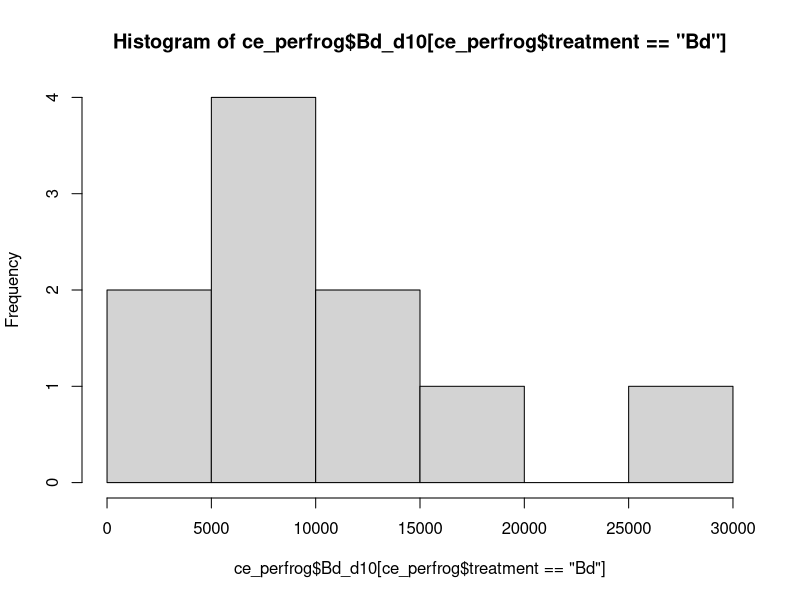
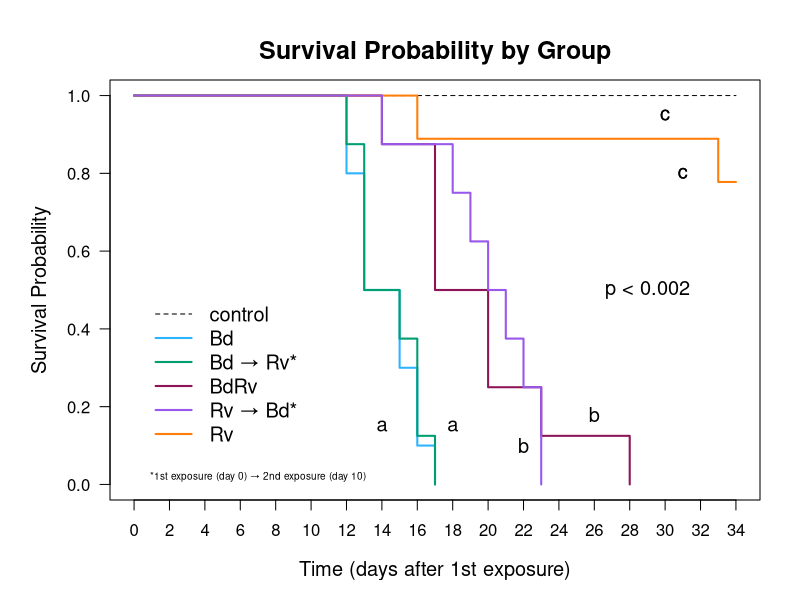
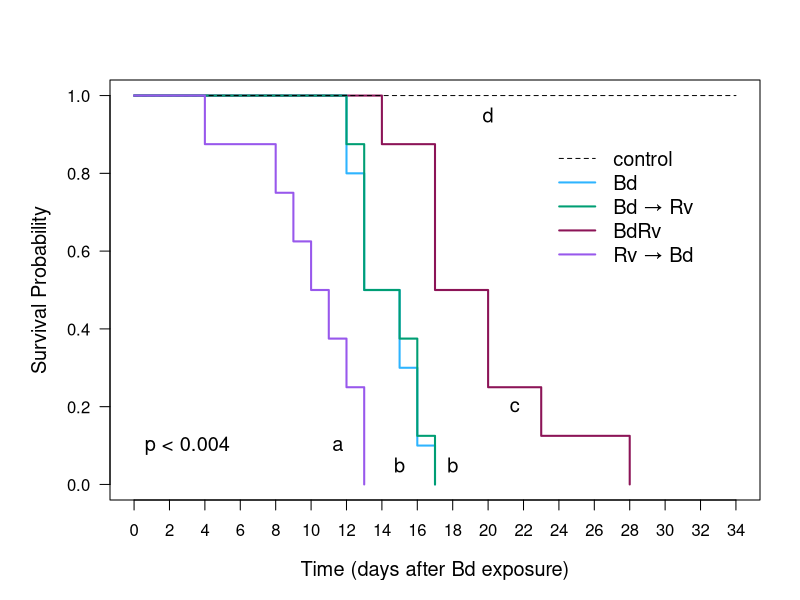
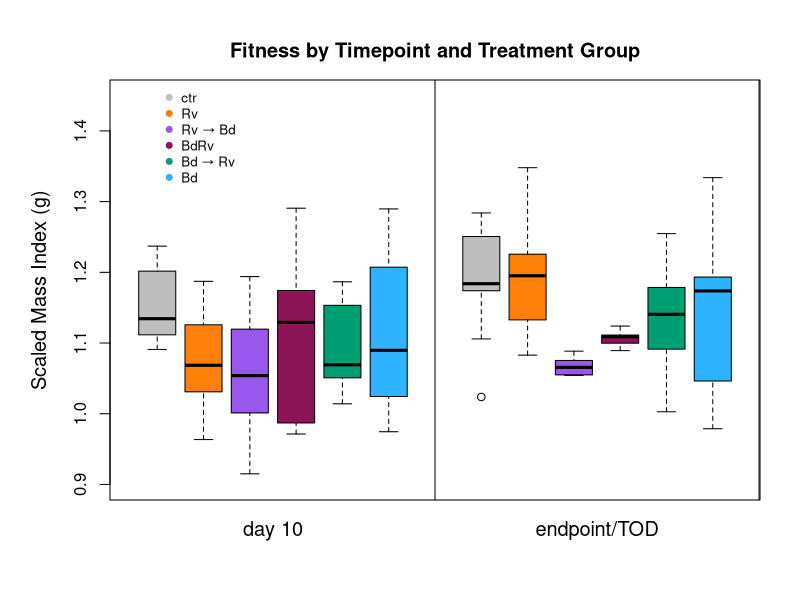
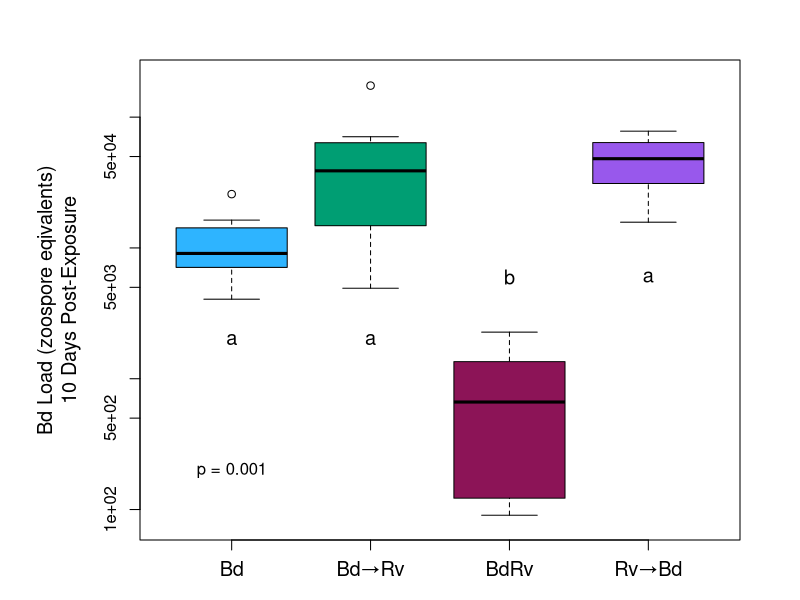
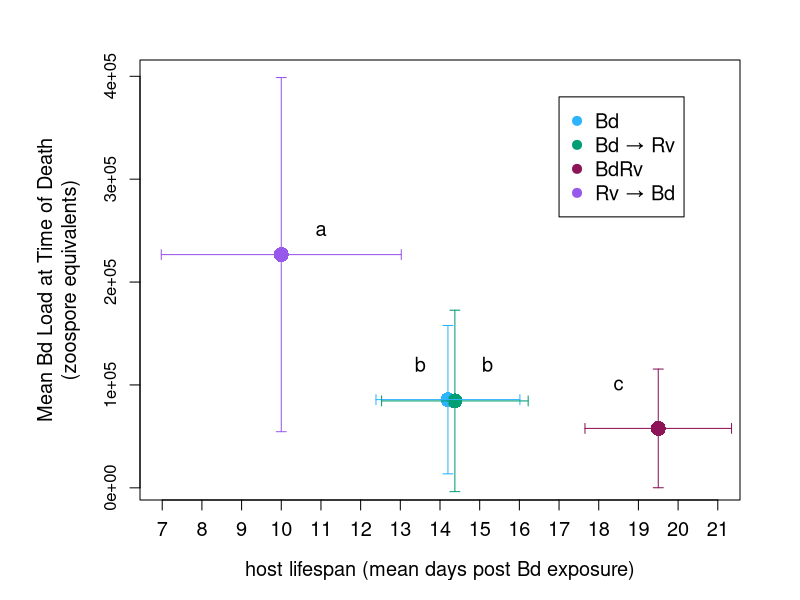
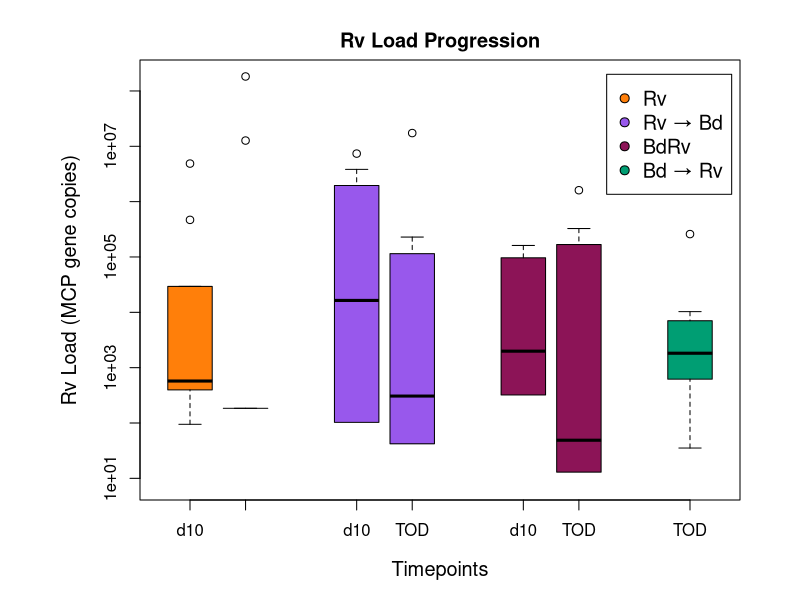

Generate these figures, in order, with R:
## ---- chunk 1
knitr::opts_chunk$set(echo = TRUE)
## ---- chunk 2
rm(list=ls())
## ---- chunk 3
library(survival)
library(survminer)
library(multcomp)
## ---- chunk 4
ce_perfrog <- read.csv("ce_perfrog.csv")
## ---- chunk 5
# Survival by unmodified death day
deathday_model <- survfit(Surv(death_day,censor) ~ treatment, data = ce_perfrog)
summary(deathday_model)

# Survival POST-Bd
postBd_model <- survfit(Surv(death_post_Bd,censor) ~ treatment, data = ce_perfrog)
summary(postBd_model)
## ---- chunk 6
survival <- survdiff(Surv(death_day, censor) ~ treatment, data=ce_perfrog)
survival
survival.p <- pairwise_survdiff(Surv(death_day, censor) ~ treatment, data=ce_perfrog)
table_survival <- survival.p$p.value

post_Bd <- ce_perfrog[ce_perfrog$treatment != "Rv",]
surv_pBd <- survdiff(Surv(death_post_Bd, censor) ~ treatment, data=post_Bd)
surv_pBd
post_Bd_surv <- pairwise_survdiff(Surv(death_post_Bd, censor) ~ treatment, data=post_Bd)
table_post_Bd_surv <- post_Bd_surv$p.value
## ---- chunk 7
d0_SMI_ctr <- ce_perfrog$fitness_d0[ce_perfrog$treatment == "ctr"]
d0_SMI_Rv <- ce_perfrog$fitness_d0[ce_perfrog$treatment == "Rv"]
d0_SMI_Bd <- ce_perfrog$fitness_d0[ce_perfrog$treatment == "Bd"] 
d0_SMI_RvBd <- ce_perfrog$fitness_d0[ce_perfrog$treatment == "RvBd"]
d0_SMI_BdRv <- ce_perfrog$fitness_d0[ce_perfrog$treatment == "BdRv"]
d0_SMI_sim <- ce_perfrog$fitness_d0[ce_perfrog$treatment == "Bd+Rv"]

d10_SMI_ctr <- ce_perfrog$fitness_d10[ce_perfrog$treatment == "ctr"]
d10_SMI_Rv <- ce_perfrog$fitness_d10[ce_perfrog$treatment == "Rv"]
d10_SMI_Bd <- ce_perfrog$fitness_d10[ce_perfrog$treatment == "Bd"] 
d10_SMI_RvBd <- ce_perfrog$fitness_d10[ce_perfrog$treatment == "RvBd"]
d10_SMI_BdRv <- ce_perfrog$fitness_d10[ce_perfrog$treatment == "BdRv"]
d10_SMI_sim <- ce_perfrog$fitness_d10[ce_perfrog$treatment == "Bd+Rv"]

end_SMI_ctr <- ce_perfrog$fitness_end[ce_perfrog$treatment == "ctr" & is.na(ce_perfrog$fitness_end)==F]
end_SMI_Rv <- ce_perfrog$fitness_end[ce_perfrog$treatment == "Rv" & is.na(ce_perfrog$fitness_end)==F]
end_SMI_Bd <- ce_perfrog$fitness_end[ce_perfrog$treatment == "Bd" & is.na(ce_perfrog$fitness_end)==F] 
end_SMI_RvBd <- ce_perfrog$fitness_end[ce_perfrog$treatment == "RvBd" & is.na(ce_perfrog$fitness_end)==F]
end_SMI_BdRv <- ce_perfrog$fitness_end[ce_perfrog$treatment == "BdRv" & is.na(ce_perfrog$fitness_end)==F]
end_SMI_sim <- ce_perfrog$fitness_end[ce_perfrog$treatment == "Bd+Rv" & is.na(ce_perfrog$fitness_end)==F]


## ---- chunk 8
# normality checks for endpoint fitness data
shapiro.test(end_SMI_ctr) #pass
shapiro.test(end_SMI_Bd)  #pass
shapiro.test(end_SMI_BdRv)  #pass
shapiro.test(end_SMI_sim) #fail
shapiro.test(log(end_SMI_sim))  #fail
shapiro.test(end_SMI_RvBd)  #fail
shapiro.test(log(end_SMI_RvBd)) #fail
shapiro.test(end_SMI_Rv)  #pass

# the sim and RvBd groups failed normality even after log transformation
# it seems there is one outlier in each of these groups that is pulling the distribution, so I will remove and see what happens
end_SMI_sim <- sort(end_SMI_sim)
end_SMI_sim <- end_SMI_sim[2:length(end_SMI_sim)]
shapiro.test(end_SMI_sim)
  # now it passes
end_SMI_RvBd <- sort(end_SMI_RvBd)
end_SMI_RvBd <- end_SMI_RvBd[1:6]
shapiro.test(end_SMI_RvBd)
  # now it passes

# convert treatment to factor
ce_perfrog$treatment <- factor(ce_perfrog$treatment)

# remove aforementioned outliers from the dataset for the anova
min <- min(ce_perfrog$fitness_end[ce_perfrog$treatment == "Bd+Rv" & is.na(ce_perfrog$fitness_end) == F])
which(ce_perfrog$fitness_end == min)  # 2
which(colnames(ce_perfrog) == "fitness_end") # 11
ce_perfrog_FIT <- ce_perfrog
ce_perfrog_FIT[2,11] <- NA

max <- max(ce_perfrog$fitness_end[ce_perfrog$treatment == "RvBd" & is.na(ce_perfrog$fitness_end) == F])
which(ce_perfrog$fitness_end == max)  # 7
ce_perfrog_FIT[7,11] <- NA

## ---- chunk 9
fitness_end_aov <- aov(fitness_end ~ treatment, data=ce_perfrog_FIT)
summary(fitness_end_aov)
TukeyHSD(fitness_end_aov)
summary(glht(fitness_end_aov, linfct = mcp(treatment = "Tukey")))
# there was a significant difference overall (0.0433), but...
# neither TukeyHSD nor glht return any significant differences in pairwise comparisons, although some are close (RvBd - ctr and RvBd - Rv around 0.06)
# I also tried wihout removing the outliers for normality, and there were still no differences
## ---- chunk 10
# d10 second >>>>
# normality checks for endpoint fitness data
shapiro.test(d10_SMI_ctr) #pass
shapiro.test(d10_SMI_Bd)  #pass
shapiro.test(d10_SMI_BdRv)  #pass
shapiro.test(d10_SMI_sim) #pass
shapiro.test(d10_SMI_RvBd)  #pass
shapiro.test(d10_SMI_Rv)  #pass

# one-way anova
fitness_d10_aov <- aov(fitness_d10 ~ treatment, data=ce_perfrog)
summary(fitness_d10_aov)
TukeyHSD(fitness_d10_aov)
summary(glht(fitness_d10_aov, linfct = mcp(treatment = "Tukey")))

# no difference overall (0.309) and neither TukeyHSD nor glht return any significant differences in pairwise comparisons

## ---- chunk 11
# d0 last >>>>
# normality checks for endpoint fitness data
shapiro.test(d0_SMI_ctr) #pass
shapiro.test(d0_SMI_Bd)  #pass
shapiro.test(d0_SMI_BdRv)  #pass
shapiro.test(d0_SMI_sim) #pass
shapiro.test(d0_SMI_RvBd)  #pass
shapiro.test(d0_SMI_Rv)  #pass

# one-way anova
fitness_d0_aov <- aov(fitness_d0 ~ treatment, data=ce_perfrog)
summary(fitness_d0_aov)
TukeyHSD(fitness_d0_aov)
summary(glht(fitness_d0_aov, linfct = mcp(treatment = "Tukey")))

# no difference overall (0.165) and neither TukeyHSD nor glht return any significant differences in pairwise comparisons
## ---- chunk 12

d10_Bd_Bd <- ce_perfrog$Bd_d10[ce_perfrog$treatment == "Bd"] 
d.20_Bd_RvBd <- ce_perfrog$Bd_d20[ce_perfrog$treatment == "RvBd" & is.na(ce_perfrog$Bd_d20) == F]
d10_Bd_BdRv <- ce_perfrog$Bd_d10[ce_perfrog$treatment == "BdRv"]
d10_Bd_sim <- ce_perfrog$Bd_d10[ce_perfrog$treatment == "Bd+Rv"]

end_Bd_Bd <- ce_perfrog$Bd_end[ce_perfrog$treatment == "Bd"] 
end_Bd_RvBd <- ce_perfrog$Bd_end[ce_perfrog$treatment == "RvBd" & is.na(ce_perfrog$Bd_end) == F]
end_Bd_BdRv <- ce_perfrog$Bd_end[ce_perfrog$treatment == "BdRv"]
end_Bd_sim <- ce_perfrog$Bd_end[ce_perfrog$treatment == "Bd+Rv"]

d10_Rv_Rv <- ce_perfrog$Rv_d10[ce_perfrog$treatment == "Rv"] 
d10_Rv_RvBd <- ce_perfrog$Rv_d10[ce_perfrog$treatment == "RvBd"]
d10_Rv_sim <- ce_perfrog$Rv_d10[ce_perfrog$treatment == "Bd+Rv"]
d10_Rv_BdRv <- ce_perfrog$Rv_d10[ce_perfrog$treatment == "BdRv"]

end_Rv_Rv <- ce_perfrog$Rv_end[ce_perfrog$treatment == "Rv"] 
end_Rv_RvBd <- ce_perfrog$Rv_end[ce_perfrog$treatment == "RvBd" & is.na(ce_perfrog$Rv_end) == F]
end_Rv_sim <- ce_perfrog$Rv_end[ce_perfrog$treatment == "Bd+Rv"]
end_Rv_BdRv <- ce_perfrog$Rv_end[ce_perfrog$treatment == "BdRv"]

## ---- chunk 13
# need to impute zero values with a nonzero constant for log-transformation
for(ii in 1:length(ce_perfrog$Rv_d10)){
  if(is.na(ce_perfrog$Rv_d10[ii])==F & ce_perfrog$Rv_d10[ii] == 0){
    ce_perfrog$Rv_d10[ii] <- 0.4
  }
  if(is.na(ce_perfrog$Rv_end[ii])==F & ce_perfrog$Rv_end[ii] == 0){
    ce_perfrog$Rv_end[ii] <- 0.4
  }
}
for(ii in 1:length(ce_perfrog$Bd_end)){
  if(is.na(ce_perfrog$Bd_end[ii])==F & ce_perfrog$Bd_end[ii] == 0){
    ce_perfrog$Bd_end[ii] <- 0.4
  }
  if(is.na(ce_perfrog$Bd_end[ii])==F & ce_perfrog$Bd_end[ii] == 0){
    ce_perfrog$Bd_end[ii] <- 0.4
  }
}

## ---- chunk 14
# load stats
# testing normality (log transformed for all)

# check for long-tail distribution before log transforming
hist(ce_perfrog$Bd_d10[ce_perfrog$treatment == "Bd"])
shapiro.test(log(ce_perfrog$Bd_d10[ce_perfrog$treatment == "Bd"])) #pass
shapiro.test(log(ce_perfrog$Bd_end[ce_perfrog$treatment == "Bd"])) #pass
shapiro.test(log(ce_perfrog$Bd_d10[ce_perfrog$treatment == "BdRv"])) #pass
shapiro.test(log(ce_perfrog$Bd_end[ce_perfrog$treatment == "BdRv"])) #pass
shapiro.test(log(ce_perfrog$Bd_d10[ce_perfrog$treatment == "Bd+Rv"])) #pass
shapiro.test(log(ce_perfrog$Bd_end[ce_perfrog$treatment == "Bd+Rv"])) #pass
  shapiro.test(log(ce_perfrog$Bd_d20[ce_perfrog$treatment == "RvBd"])) #pass
  shapiro.test(log(ce_perfrog$Bd_end[ce_perfrog$treatment == "RvBd"])) #pass
  
# ... continuing normality tests 
shapiro.test(log(ce_perfrog$Rv_d10[ce_perfrog$treatment == "Rv"])) #pass
shapiro.test(log(ce_perfrog$Rv_end[ce_perfrog$treatment == "Rv"])) #fail - probably because a lot of low values
shapiro.test(log(ce_perfrog$Rv_d10[ce_perfrog$treatment == "RvBd"])) #pass
shapiro.test(log(ce_perfrog$Rv_end[ce_perfrog$treatment == "RvBd"])) #pass
shapiro.test(log(ce_perfrog$Rv_d10[ce_perfrog$treatment == "Bd+Rv"])) #pass
shapiro.test(log(ce_perfrog$Rv_end[ce_perfrog$treatment == "Bd+Rv"])) #fail - probably because a lot of low values
  shapiro.test(log(ce_perfrog$Rv_d10[ce_perfrog$treatment == "BdRv"])) #pass
  # no one lived to d20: shapiro.test(log(ce_perfrog$Rv_d20[ce_perfrog$treatment == "BdRv"]))
  shapiro.test(log(ce_perfrog$Rv_end[ce_perfrog$treatment == "BdRv"])) #pass

## ---- chunk 15
# for one way anovas
  # for the following analyses, let's put the d20 Bd load for the RvBd group as the d10 Bd load (post exposure)
  # I would put the d20 Rv load for the BdRv group as the d10 Rv load (post exposure), but none survived to day 20
  # also removed irrelevant groups for Bd comparison
ce_perfrog_LOAD <- ce_perfrog
ce_perfrog_LOAD$Bd_d10[ce_perfrog_LOAD$treatment == "RvBd"] <- ce_perfrog_LOAD$Bd_d20[ce_perfrog_LOAD$treatment == "RvBd"]
ce_perfrog_LOADX <- ce_perfrog_LOAD[ce_perfrog_LOAD$treatment != "Rv" & ce_perfrog_LOAD$treatment != "ctr",]

## ---- chunk 16
# differences in Bd load on day 10 (post Bd exposure) 
Bd_d10_aov <- aov(log(Bd_d10) ~ treatment, data=ce_perfrog_LOADX)
summary(Bd_d10_aov) 
  # indicates overall difference in d10 load by treatment, p = 1.08e-8
tukey_summary <- TukeyHSD(Bd_d10_aov)
tukey_results <- tukey_summary$treatment
comparisons <- rownames(tukey_results)
mean_diff <- tukey_results[, "diff"]
lower_ci <- tukey_results[, "lwr"]
upper_ci <- tukey_results[, "upr"]
p_adj <- tukey_results[, "p adj"]
comparison_groups <- strsplit(comparisons, "-")
group1 <- sapply(comparison_groups, `[`, 1)
group2 <- sapply(comparison_groups, `[`, 2)
tukey_table <- data.frame(
  Group1 = group1,
  Group2 = group2,
  Mean_Difference = mean_diff,
  Lower_CI = lower_ci,
  Upper_CI = upper_ci,
  P_Adj = p_adj
)

summary(glht(Bd_d10_aov, linfct = mcp(treatment = "Tukey")))
# confirmed comparisons using glht multiple hypothesis testing
## ---- chunk 17
Bd_end_aov <- aov(log(Bd_end) ~ treatment, data=ce_perfrog)
summary(Bd_end_aov)
# indicates overall difference in endpt load by treatment, p < 2e-16
tukey_summary <- TukeyHSD(Bd_end_aov)
tukey_results <- tukey_summary$treatment
comparisons <- rownames(tukey_results)
mean_diff <- tukey_results[, "diff"]
lower_ci <- tukey_results[, "lwr"]
upper_ci <- tukey_results[, "upr"]
p_adj <- tukey_results[, "p adj"]
comparison_groups <- strsplit(comparisons, "-")
group1 <- sapply(comparison_groups, `[`, 1)
group2 <- sapply(comparison_groups, `[`, 2)
tukey_table <- data.frame(
  Group1 = group1,
  Group2 = group2,
  Mean_Difference = mean_diff,
  Lower_CI = lower_ci,
  Upper_CI = upper_ci,
  P_Adj = p_adj
)

summary(glht(Bd_end_aov, linfct = mcp(treatment = "Tukey")))
# confirmed comparisons using glht multiple hypothesis testing
# except p<1e-4 for all ctr comparisons
## ---- chunk 18

ce_perfrogY <- ce_perfrog[ce_perfrog$treatment != 'BdRv',]
# because they died too soon

# differences in Rv load day 10
Rv_d10_aov <- aov(log(Rv_d10) ~ treatment, data=ce_perfrogY)
summary(Rv_d10_aov) 

tukey_summary <- TukeyHSD(Rv_d10_aov)
tukey_results <- tukey_summary$treatment
comparisons <- rownames(tukey_results)
mean_diff <- tukey_results[, "diff"]
lower_ci <- tukey_results[, "lwr"]
upper_ci <- tukey_results[, "upr"]
p_adj <- tukey_results[, "p adj"]
comparison_groups <- strsplit(comparisons, "-")
group1 <- sapply(comparison_groups, `[`, 1)
group2 <- sapply(comparison_groups, `[`, 2)
tukey_table <- data.frame(
  Group1 = group1,
  Group2 = group2,
  Mean_Difference = mean_diff,
  Lower_CI = lower_ci,
  Upper_CI = upper_ci,
  P_Adj = p_adj
)

# make sure to exclude comparisons with BdRv (d10 is really d0 post Rv-exposure for this group, but none of them made it to d20/d10 post Rv-exposure)
summary(glht(Rv_d10_aov, linfct = mcp(treatment = "Tukey")))
# confirmed comparisons using glht multiple hypothesis testing
## ---- chunk 19
Rv_end_aov <- aov(log(Rv_end) ~ treatment, data=ce_perfrog)
summary(Rv_end_aov) 
# indicates no overall differences in endpt load by treatment, p = 0.177
tukey_summary <- TukeyHSD(Rv_end_aov)
tukey_results <- tukey_summary$treatment
comparisons <- rownames(tukey_results)
mean_diff <- tukey_results[, "diff"]
lower_ci <- tukey_results[, "lwr"]
upper_ci <- tukey_results[, "upr"]
p_adj <- tukey_results[, "p adj"]
comparison_groups <- strsplit(comparisons, "-")
group1 <- sapply(comparison_groups, `[`, 1)
group2 <- sapply(comparison_groups, `[`, 2)
tukey_table <- data.frame(
  Group1 = group1,
  Group2 = group2,
  Mean_Difference = mean_diff,
  Lower_CI = lower_ci,
  Upper_CI = upper_ci,
  P_Adj = p_adj
)

summary(glht(Rv_end_aov, linfct = mcp(treatment = "Tukey")))
# confirmed comparisons using glht multiple hypothesis testing
## ---- chunk 20
# within each treatment group, difference between timepoints (d10 and endpt)
# Bd group: Bd load (p = 0.00162, CI=-2.653,-0.862) --SIGNIFICANT
t.test(log(ce_perfrog$Bd_d10[ce_perfrog$treatment == "Bd"]), 
       log(ce_perfrog$Bd_end[ce_perfrog$treatment == "Bd"]),
       paired = TRUE)

# Bd->Rv group: Bd load (p = 0.7013, CI=-1.523,1.083)
t.test(log(ce_perfrog$Bd_d10[ce_perfrog$treatment == "BdRv"]), 
       log(ce_perfrog$Bd_end[ce_perfrog$treatment == "BdRv"]),
       paired = TRUE)

# BdRv group: Bd load (p = 0.00726, CI=-7.032,-1.584) --SIGNIFICANT
t.test(log(ce_perfrog$Bd_d10[ce_perfrog$treatment == "Bd+Rv"]), 
       log(ce_perfrog$Bd_end[ce_perfrog$treatment == "Bd+Rv"]),
       paired = TRUE)

# Rv->Bd group: Bd load (p = 0.1143, CI=-3.986,0.720) 
t.test(log(ce_perfrog$Bd_d20[ce_perfrog$treatment == "RvBd"]), 
       log(ce_perfrog$Bd_end[ce_perfrog$treatment == "RvBd"]),
       paired = TRUE)

# Rv group: Rv load (p = 0.244, CI=-1.713,5.822)
t.test(log(ce_perfrog$Rv_d10[ce_perfrog$treatment == "Rv"]), 
       log(ce_perfrog$Rv_end[ce_perfrog$treatment == "Rv"]),
       paired = TRUE)

# Rv->Bd group: Rv load (p = 0.400, CI=-3.150,6.848)
t.test(log(ce_perfrog$Rv_d10[ce_perfrog$treatment == "RvBd"]), 
       log(ce_perfrog$Rv_end[ce_perfrog$treatment == "RvBd"]),
       paired = TRUE)

# BdRv group: Rv load (p = 0.509, CI=-3.1823,5.833)
t.test(log(ce_perfrog$Rv_d10[ce_perfrog$treatment == "Bd+Rv"]), 
       log(ce_perfrog$Rv_end[ce_perfrog$treatment == "Bd+Rv"]),
       paired = TRUE)

# Bd->Rv group: Rv load (p = 0.00213, CI=-6.406,-2.138) -- SIGNIFICANT
t.test(log(ce_perfrog$Rv_d10[ce_perfrog$treatment == "BdRv"]), 
       log(ce_perfrog$Rv_end[ce_perfrog$treatment == "BdRv"]),
       paired = TRUE)

## ---- chunk 21
black <- "#000000"
blue <- "#2EB4FF"
green <- "#009E73"
maroon <- "#8C1457"
purple <- "#9858EC"
orange <- "#FF7F0A"
## ---- chunk 22
deathday_model <- survfit(Surv(death_day,censor) ~ treatment, data = ce_perfrog)
end <- 34
quartz.options(height=6, width=6)
par(mar=c(4,4.5,3,1), oma=c(1,1,1,1))
plot.new()
plot(deathday_model, col=c("#2EB4FF","#8C1457","#009E73","#000000","#FF7F0A","#9858EC"), 
     lty = c(1,1,1,2,1,1), conf.int=F,lwd=c(2,2,2,1,2,2),
     xaxp = c(0,end,end/2),
     xlab="Time (days after 1st exposure)", 
     ylab="Survival Probability", las=1, 
     cex.lab=1.2,
     main = "Survival Probability by Group",
     cex.main=1.5)

legend(0.2,0.5, legend=c("control","Bd","Bd → Rv*","BdRv","Rv → Bd*", "Rv"),lty = c(2,1,1,1,1,1), lwd=c(1,2,2,2,2,2),col=c("#000000","#2EB4FF","#009E73","#8C1457","#9858EC","#FF7F0A"), bty="n", cex=1.2)
text(x=7,y=0.02,labels="*1st exposure (day 0) → 2nd exposure (day 10)",cex=0.6)
text(x=c(14,18), y=0.15,labels="a",cex=1.2)
text(x=c(22,26), y=c(0.1,0.18),labels="b",cex=1.2)
text(x=c(30,31), y=c(0.95,0.8),labels="c",cex=1.2)
text(x=c(30,31), y=c(0.95,0.8),labels="c",cex=1.2)
text(x=29, y=0.5,labels="p < 0.002",cex=1.2)
## ---- chunk 23
postBd_model <- survfit(Surv(death_post_Bd,censor) ~ treatment, data = ce_perfrog)
quartz.options(height=6, width=6)
par(mar=c(4,4.5,3,1), oma=c(1,1,1,1))
plot.new()
plot(postBd_model, col=c("#2EB4FF","#8C1457","#009E73","#000000","#9858EC"), 
     lty = c(1,1,1,2,1), conf.int=F,lwd=c(2,2,2,1,2),
     xaxp = c(0,end,end/2),
     xlab="Time (days after Bd exposure)", 
     ylab="Survival Probability", las=1, 
     cex.lab=1.2,
     #main = "Survival - Post Bd Exposure",
     cex.main=1.5)

legend(23,0.9, legend=c("control","Bd","Bd → Rv","BdRv","Rv → Bd"),lty = c(2,1,1,1,1), lwd=c(1,2,2,2,2),col=c("#000000","#2EB4FF","#009E73","#8C1457","#9858EC"), bty="n", cex=1.2)
# text(x=29,y=0.45,labels="*1st exposure → 2nd exposure",cex=0.7)
text(x=11.5, y=0.1,labels="a",cex=1.2)
text(x=c(15,18), y=0.05,labels="b",cex=1.2)
text(x=21.5, y=0.2,labels="c",cex=1.2)
text(x=20, y=0.95,labels="d",cex=1.2)
text(x=3, y=0.1,labels="p < 0.004",cex=1.2)
## ---- chunk 24
data_list <- list(#d0_SMI_ctr,d0_SMI_Rv,d0_SMI_RvBd,d0_SMI_sim,d0_SMI_BdRv,d0_SMI_Bd,
                  d10_SMI_ctr,d10_SMI_Rv,d10_SMI_RvBd,d10_SMI_sim,d10_SMI_BdRv,
                  d10_SMI_Bd,
                  end_SMI_ctr,end_SMI_Rv,end_SMI_RvBd,end_SMI_sim,end_SMI_BdRv,
                  end_SMI_Bd)
boxplot(data_list,at=c(1:6,8:13),
        ylim=c(0.9,1.45),
        ylab="Scaled Mass Index (g)",
        axes = FALSE, cex.lab=1.2,
        main="Fitness by Timepoint and Treatment Group",
        # names=c("ctr","Rv","Rv→Bd","Bd+Rv","Bd→Rv"),
        col=rep(c("grey",orange,purple,maroon,green,blue),2))
box()
axis(1, at = c(3.5,10.5), labels = c("day 10","endpoint/TOD"), tick = FALSE, cex.axis =1.2)
axis(2)
abline(v=c(7,14))
legend(1,1.47,legend=c("ctr","Rv", "Rv → Bd", "BdRv","Bd → Rv","Bd"),
                       pch=21,col=c("grey",orange,purple,maroon,green,blue),
                        pt.bg=c("grey",orange,purple,maroon,green,blue), cex=0.8, bty='n')

## ---- chunk 25
par(mar = c(2, 6, 2, 2))
boxplot(d10_Bd_Bd, d10_Bd_BdRv, d10_Bd_sim, d.20_Bd_RvBd,
        ylim=c(80,200000),
        log = "y",
        ylab="Bd Load (zoospore eqivalents)\n10 Days Post-Exposure",
        #xlab="Treatment Group",
        axes = FALSE, cex.lab=1.2,
        #main="Bd Establishment\n10 Days Post-Exposure",
        col=c(blue,green,maroon,purple))
box()
axis(1, at = 1:4, labels = c("Bd","Bd→Rv","BdRv","Rv→Bd"), cex.axis =1.2)
axis(2)
text(x=c(1,2,3,4),y=c(2000,2000,6000,6000),label=c("a","a","b","a"),cex=1.2)
text(x=1,y=200,label="p = 0.001",cex=1)
## ---- chunk 26


end_Bd_simmm <- sort(end_Bd_sim)
end_Bd_simmm <- end_Bd_simmm[2:(length(end_Bd_simmm)-2)]
# had to remove a couple of outliers from the sim group

end_Bd <- c(mean(end_Bd_Bd),mean(end_Bd_BdRv),mean(end_Bd_simmm),mean(end_Bd_RvBd))
sd_endBd <- c(sd(end_Bd_Bd),sd(end_Bd_BdRv),sd(end_Bd_simmm),sd(end_Bd_RvBd))

# Endpoint Bd by duration since EXPOSURE
plife_ctr <- mean(ce_perfrog$death_post_Bd[ce_perfrog$treatment == "ctr"])
plife_Rv <- mean(ce_perfrog$death_post_Bd[ce_perfrog$treatment == "Rv"])
plife_RvBd <- mean(ce_perfrog$death_post_Bd[ce_perfrog$treatment == "RvBd"])
plife_sim <- mean(ce_perfrog$death_post_Bd[ce_perfrog$treatment == "Bd+Rv"])
plife_BdRv <- mean(ce_perfrog$death_post_Bd[ce_perfrog$treatment == "BdRv"])
plife_Bd <- mean(ce_perfrog$death_post_Bd[ce_perfrog$treatment == "Bd"])

x_vals <- c(plife_Bd, plife_BdRv, plife_sim, plife_RvBd)
sd_xvals <- c(sd(ce_perfrog$death_post_Bd[ce_perfrog$treatment == "Bd"]),
              sd(ce_perfrog$death_post_Bd[ce_perfrog$treatment == "BdRv"]),
              sd(ce_perfrog$death_post_Bd[ce_perfrog$treatment == "BdRv"]),
              sd(ce_perfrog$death_post_Bd[ce_perfrog$treatment == "RvBd"]))

par(mar=c(4,6,2,2))
plot(x=x_vals,y=end_Bd,
     xlim=c(7,21), ylim=c(4000,400000), 	
     col=c(blue,green,maroon,purple),pch=16,cex=2,
     axes=FALSE,
     ylab="Mean Bd Load at Time of Death\n(zoospore equivalents)",
     xlab = "host lifespan (mean days post Bd exposure)",
     #main= "Bd Load at Time of Death\nby Post-Exposure Lifespan",
     cex.lab = 1.2,
     cex.main = 1.5)
box()
axis(2)
axis(1, at = seq(7,21, by = 1), cex.axis =1.2)
arrows(x0=x_vals, y0=(end_Bd + sd_endBd),
       x1=x_vals, y1=(end_Bd - sd_endBd),
       code=3,angle=90,length=0.05,
       col=c(blue,green,maroon,purple))
arrows(x0=(x_vals - sd_xvals), y0=end_Bd,
       x1=(x_vals + sd_xvals), y1=end_Bd,
       code=3,angle=90,length=0.05,
       col=c(blue,green,maroon,purple))
text(x=c(11,13.5,15.2,18.5),y=c(250000,120000,120000,100000),label=c("a","b","b","c"),cex=1.2)
legend(17,380000,legend=c("Bd","Bd → Rv","BdRv","Rv → Bd"),
       pch=21,col=c(blue,green,maroon,purple), pt.bg=c(blue,green,maroon,purple),cex=1.2)


## ---- chunk 27
data_list <- list(d10_Rv_Rv*40,end_Rv_Rv*40,
                  d10_Rv_RvBd*40,end_Rv_RvBd*40,
                  d10_Rv_sim*40,end_Rv_sim*40,
                  end_Rv_BdRv*40)
boxplot(data_list,at=c(1:2,4:5,7:8,10),
        ylim=c(0.2,4600000)*40,
        log = "y",
        ylab="Rv Load (MCP gene copies)",
        xlab="Timepoints",
        axes = FALSE, cex.lab=1.2,
        main="Rv Load Progression",
        col=c(rep(orange,2),rep(purple,2),rep(maroon,2),green))
box()
axis(1, at = c(1:2,4:5,7:8,10), labels =c("d10","TOD/End",rep(c("d10","TOD"),2),"TOD"), cex.axis =1)
axis(2)
legend(8.5,5000000*40,legend=c("Rv","Rv → Bd","BdRv","Bd → Rv"),
       pch=21,pt.bg=c(orange,purple,maroon,green),cex=1.2)
